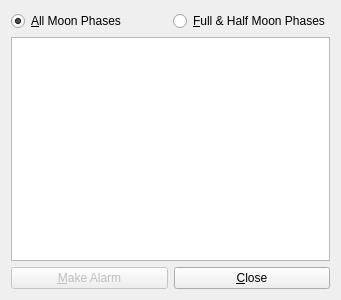
<?xml version="1.0" encoding="UTF-8"?>
<ui version="4.0">
 <class>MoonPhases</class>
 <widget class="QWidget" name="MoonPhases">
  <property name="geometry">
   <rect>
    <x>0</x>
    <y>0</y>
    <width>341</width>
    <height>300</height>
   </rect>
  </property>
  <layout class="QVBoxLayout">
   <item>
    <layout class="QVBoxLayout">
     <item>
      <layout class="QHBoxLayout">
       <item>
        <widget class="QRadioButton" name="allPhasesButton">
         <property name="checked">
          <bool>true</bool>
         </property>
         <property name="text">
          <string>&amp;All Moon Phases</string>
         </property>
        </widget>
       </item>
       <item>
        <widget class="QRadioButton" name="fullHalfPhasesButton">
         <property name="text">
          <string>&amp;Full &amp;&amp; Half Moon Phases</string>
         </property>
        </widget>
       </item>
      </layout>
     </item>
     <item>
      <widget class="QListWidget" name="moonPhaseList"/>
     </item>
    </layout>
   </item>
   <item>
    <layout class="QHBoxLayout">
     <item>
      <widget class="QPushButton" name="makeAlarmButton">
       <property name="enabled">
        <bool>false</bool>
       </property>
       <property name="text">
        <string>&amp;Make Alarm</string>
       </property>
      </widget>
     </item>
     <item>
      <widget class="QPushButton" name="closeButton">
       <property name="text">
        <string>&amp;Close</string>
       </property>
      </widget>
     </item>
    </layout>
   </item>
  </layout>
 </widget>
 <tabstops>
  <tabstop>allPhasesButton</tabstop>
  <tabstop>fullHalfPhasesButton</tabstop>
  <tabstop>moonPhaseList</tabstop>
  <tabstop>makeAlarmButton</tabstop>
  <tabstop>closeButton</tabstop>
 </tabstops>
 <resources/>
 <connections/>
</ui>
